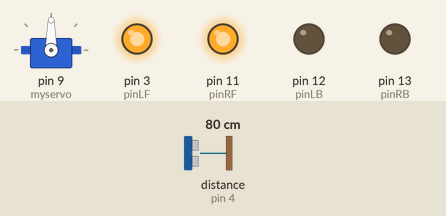
Recording of a sketch running on a simulated Arduino Uno, built with avr-gcc and run on an emulated ATmega328P. On the bench: servo, output pins drawn as LEDs (lit = HIGH). Wiring (inferred from the names in the program): ultrasonic range finder: trigger pin 5; echo pin 4. Dashed ring = blinking. The test bench sets the inputs (shaded band); at power-on: distance to the obstacle (sensor on pin 4) 80 cm. The echo pulse lasts 58.3 µs per cm; pins used as bus, display or sensor lines are not drawn.

Above: at 1.2 s.
1.3 s: distance to the obstacle (sensor on pin 4) set to 28 cm
2.8 s: distance to the obstacle (sensor on pin 4) set to 22 cm
At 4.4 s:
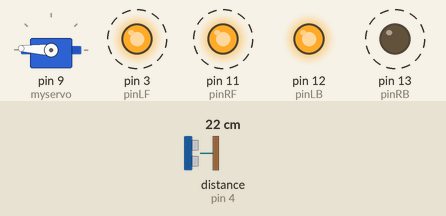
5.8 s: distance to the obstacle (sensor on pin 4) set to 12 cm
8.8 s: distance to the obstacle (sensor on pin 4) set to 9 cm
At 10.4 s:
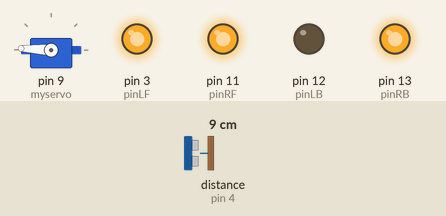
11.8 s: distance to the obstacle (sensor on pin 4) set to 18 cm
At 14.78 s:
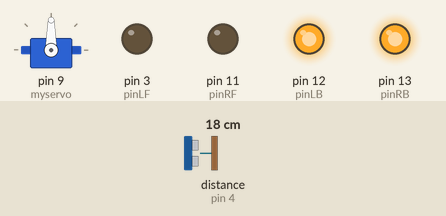
14.8 s: distance to the obstacle (sensor on pin 4) set to 2 cm
At 18.6 s:
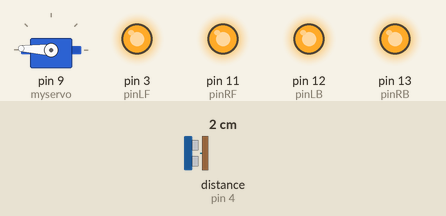
Timing chart, 0 to 18.8 s (numbered marks = the images above; inputs shaded):
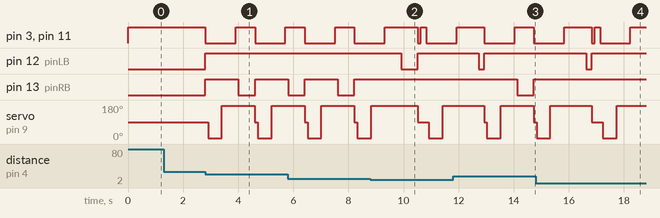

The sketch:

keyestudio_mini_tank_robot.ino.ino
```cpp
#include <Servo.h>
int pinLB = 12;     // define pin 12
int pinLF = 3;     // define pin 3
int pinRB = 13;    // define pin 13
int pinRF = 11;    // define pin 11
////////////////////////////////
int inputPin = 4;    // define pin for sensor echo
int outputPin =5;    // define pin for sensor trig

int Fspeedd = 0;      // forward speed
int Rspeedd = 0;      // right speed
int Lspeedd = 0;      // left speed
int directionn = 0;   // forward=8 backward=2 left=4 right=6
Servo myservo;        // set myservo
int delay_time = 250; // settling time after steering servo motor moving B
int Fgo = 8;         // Move F
int Rgo = 6;         // move to the R
int Lgo = 4;         // move to the L
int Bgo = 2;         // move B
void setup()
 {
  Serial.begin(9600);     // Define motor output pin
  pinMode(pinLB,OUTPUT); // pin 12
  pinMode(pinLF,OUTPUT); // pin 3 (PWM)
  pinMode(pinRB,OUTPUT); // pin 13
  pinMode(pinRF,OUTPUT); // pin 11 (PWM)
  pinMode(inputPin, INPUT);    // define input pin for sensor
  pinMode(outputPin, OUTPUT);  // define output pin for sensor
  myservo.attach(9);    // Define servo motor output pin to D9 (PWM)
 }
void advance()     // move forward
    {
    digitalWrite(pinLB,LOW);    // right wheel moves forward
digitalWrite(pinRB, LOW);  // left wheel moves forward
    analogWrite(pinLF,255);
    analogWrite(pinRF,255);
    }
void stopp()         // stop
    {
     digitalWrite(pinLB,HIGH);
     digitalWrite(pinRB,HIGH);
     analogWrite(pinLF,0);
     analogWrite(pinRF,0);
    }
void right()        // turn right (single wheel)
    {
   digitalWrite(pinLB,HIGH);  // wheel on the left moves forward
   digitalWrite(pinRB,LOW); // wheel on the right moves backward
   analogWrite(pinLF, 255);
   analogWrite(pinRF,255);
    }
void left()         // turn left (single wheel)
    {
   digitalWrite(pinLB,LOW);  // wheel on the left moves backward
   digitalWrite(pinRB,HIGH); // wheel on the right moves forward
   analogWrite(pinLF, 255);
   analogWrite(pinRF,255);
    }

void back()          // move backward
    {
     digitalWrite(pinLB,HIGH);  // motor moves to left rear
     digitalWrite(pinRB,HIGH);  // motor moves to right rear
     analogWrite(pinLF,255);
     analogWrite(pinRF,255);
    }
void detection()        // measure 3 angles (0.90.179)
    {
      int delay_time = 250;   // stabilizing time for servo motor after moving backward
      ask_pin_F();            // read the distance ahead
     if(Fspeedd < 10)         // if distance ahead is <10cm
      {
      stopp();               // clear data
      delay(100);
      back();                // move backward for 0.2S
      delay(200);
      }
      if(Fspeedd < 25)         // if distance ahead is <25cm
      {
        stopp();
        delay(100);             // clear data
        ask_pin_L();            // read distance on the left
        delay(delay_time);      // stabilizing time for servo motor
        ask_pin_R();            // read distance on the right
        delay(delay_time);      // stabilizing time for servo motor

        if(Lspeedd > Rspeedd)   // if distance on the left is >distance on the right
        {
          directionn = Lgo;      // move to the L
        }

        if(Lspeedd <= Rspeedd)   // if distance on the left is <= distance on the right
        {
         directionn = Rgo;      // move to the right
        }
         if (Lspeedd < 10 && Rspeedd < 10)   // if distance on left and right are both <10cm
        {
         directionn = Bgo;      // move backward
        }}
      else                      // if distance ahead is >25cm
      {
        directionn = Fgo;        // move forward
      }}
void ask_pin_F()   // measure the distance ahead
    {
      myservo.write(90);
      digitalWrite(outputPin, LOW);   // ultrasonic sensor transmit low level signal 2μs
      delayMicroseconds(2);
      digitalWrite(outputPin, HIGH);  // ultrasonic sensor transmit high level signal10μs, at least 10μs
      delayMicroseconds(10);
      digitalWrite(outputPin, LOW);    // keep transmitting low level signal
      float Fdistance = pulseIn(inputPin, HIGH);  // read the time in between
      Fdistance= Fdistance/5.8/10;       // convert time into distance (unit: cm)
      Fspeedd = Fdistance;              // read the distance into Fspeedd
    }
 void ask_pin_L()   // measure distance on the left
    {
      myservo.write(5);
      delay(delay_time);
      digitalWrite(outputPin, LOW);   // ultrasonic sensor transmit low level signal 2μs
      delayMicroseconds(2);
      digitalWrite(outputPin, HIGH);  // ultrasonic sensor transmit high level signal10μs, at least 10μs
      delayMicroseconds(10);
      digitalWrite(outputPin, LOW);    // keep transmitting low level signal
      float Ldistance = pulseIn(inputPin, HIGH);  // read the time in between
      Ldistance= Ldistance/5.8/10;       // convert time into distance (unit: cm)
      Lspeedd = Ldistance;              // read the distance into Lspeedd
    }
void ask_pin_R()   //  measure distance on the right
    {
      myservo.write(177);
      delay(delay_time);
      digitalWrite(outputPin, LOW);   // ultrasonic sensor transmit low level signal 2μs
      delayMicroseconds(2);
      digitalWrite(outputPin, HIGH);  // ultrasonic sensor transmit high level signal10μs, at least 10μs
      delayMicroseconds(10);
      digitalWrite(outputPin, LOW);    // keep transmitting low level signal
      float Rdistance = pulseIn(inputPin, HIGH);  // read the time in between
      Rdistance= Rdistance/5.8/10;       // convert time into distance (unit: cm)
      Rspeedd = Rdistance;              // read the distance into Rspeedd
    }
    void loop()
  {
    myservo.write(90);  // home set the servo motor, ready for next measurement
    detection();        // measure the angle and determine which direction to move
   if(directionn == 2)  // if directionn= 2
   {
     back();
     delay(800);                    //  go backward
     left() ;
     delay(200);              // Move slightly to the left (to prevent stuck in dead end)
   }
   if(directionn == 6)           // if directionn = 6
   {
     back();
     delay(100);
     right();
     delay(600);                 // turn right
   }
   if(directionn == 4)          // if directionn = 4
   {
     back();
     delay(600);
     left();
     delay(600);                  // turn left
   }
   if(directionn == 8)          // if directionn = 8
   {
    advance();                 // move forward
    delay(100);
   }
}
```

Measured:
- the behaviour switches between 26 and 25 cm on distance to the obstacle (sensor on pin 4) (found by bisection; images 0 and 1)
- the behaviour switches between 11 and 10 cm on distance to the obstacle (sensor on pin 4) (found by bisection; images 1 and 2)
- after the input at 1.3 s, every drawn part: stays the same
- after the input at 2.8 s, pin 3 (pinLF), pin 11 (pinRF): alternates HIGH for 0.70 s and LOW for 1.1 s, starting at once
- after the input at 8.8 s, pin 12 (pinLB): HIGH → LOW after 1.1 s, → HIGH 0.60 s later; pin 13 (pinRB): stays HIGH (without the input it goes to LOW after 0.62 s)
- after the input at 11.8 s, pin 13 (pinRB): HIGH → LOW after 2.3 s, → HIGH 0.60 s later
- after the input at 14.8 s, pin 12 (pinLB): HIGH → LOW after 1.8 s, → HIGH 0.20 s later; pin 13 (pinRB): stops changing and stays HIGH
